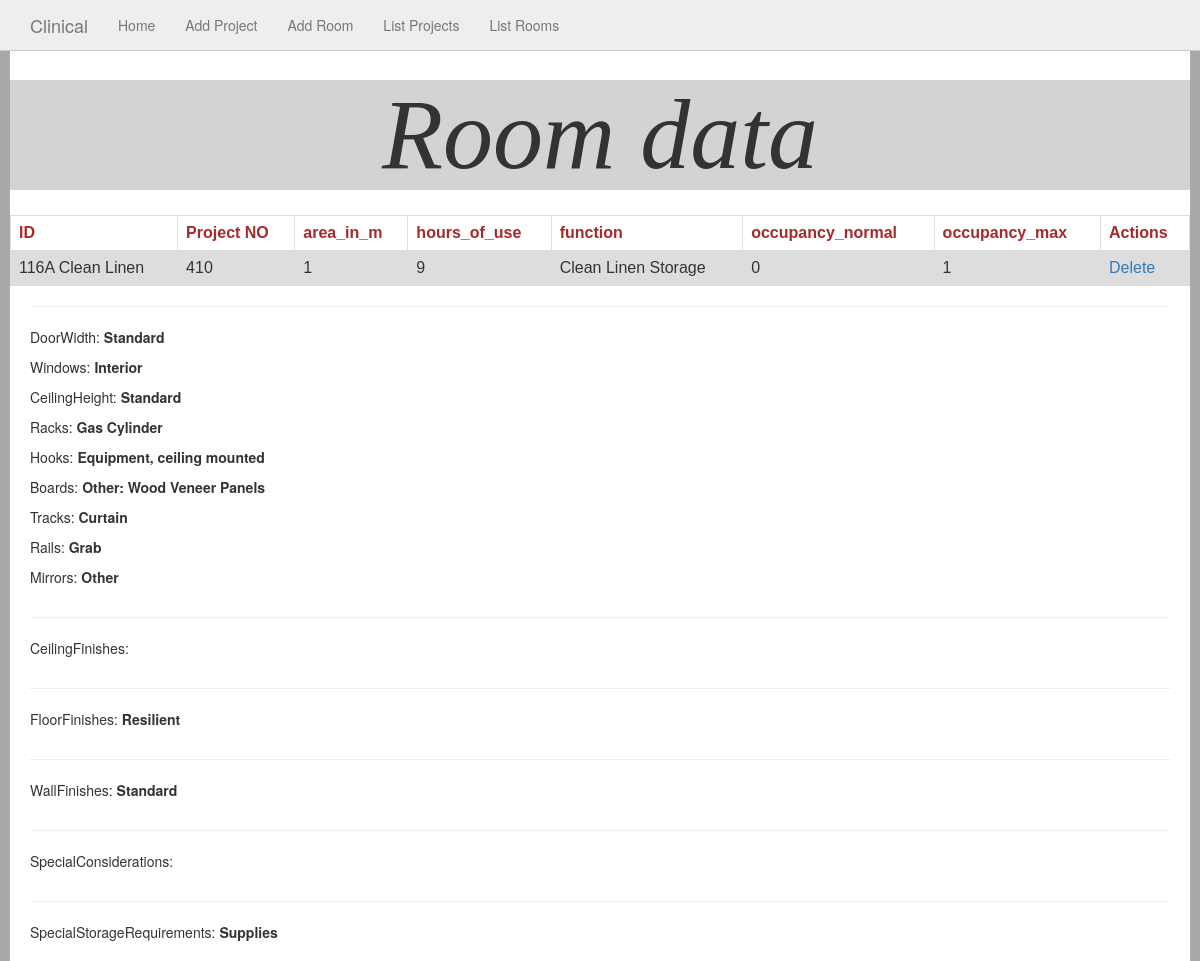
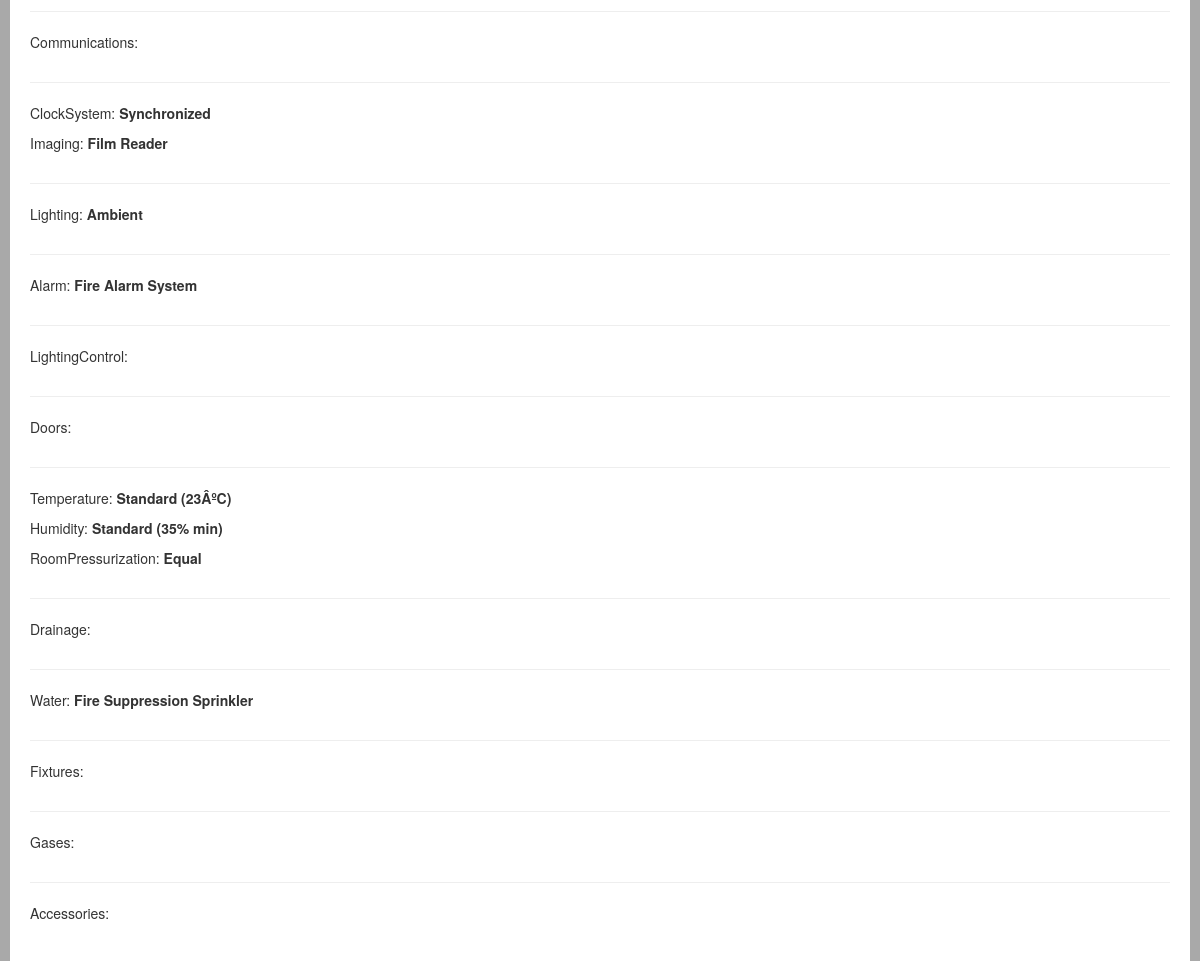
The page /view_room.php?ID=116A Clean Linen on the database its author committed (2 pictures, top to bottom).
### tables this page shows
CREATE TABLE `operational_data_room` (
  `ID` varchar(50) NOT NULL,
  `PNO` varchar(50) NOT NULL,
  `area_in_m` double NOT NULL,
  `hours_of_use` smallint(6) DEFAULT NULL,
  `days_of_use` smallint(6) DEFAULT NULL,
  `function` longtext,
  `occupancy_normal` smallint(6) DEFAULT NULL,
  `occupancy_max` smallint(6) DEFAULT NULL
);

### view_room.php (the view, shortened to what this page needs)
<?php
require 'db_conn.php';
$sql = "SELECT * FROM `operational_data_room` where ID = '" . $_GET['ID'] . "'";
$room = $conn->query($sql);
$room = $room->fetch_assoc();
$tables_columns = [
	'architecture' => [
		'DoorWidth',
		'Windows',
		'CeilingHeight',
		'Racks',
		'Hooks',
		'Boards',
		'Tracks',
		'Rails',
		'Mirrors'
	],
	'arch_ceilingfinishes' => [
		'CeilingFinishes'
	],
	'arch_floorfinishes' => [
		'FloorFinishes'
	],
	'arch_wallfinishes' => [
		'WallFinishes'
	],
	'arch_specialconsiderations' => [
		'SpecialConsiderations'
	],
	'arch_specialstoragerequirements' => [
		'SpecialStorageRequirements'
	],
	'communications' => [
		'Communications'
	],
	'electrical' => [
		'ClockSystem',
		'Imaging'
	],
	'electrical_lighting' => [
		'Lighting'
	],
	'electrical_alarm' => [
		'Alarm'
	],
	'electrical_lightingcontrol' => [
		'LightingControl'
	],
	'electrical_doors' => [
		'Doors'
	],
	'mechanical' => [
		'Temperature',
		'Humidity',
	'RoomPressurization'
	],
	'plumbing_drainage' => [
		'Drainage'
	],
	'plumbing_water' => [
		'Water'
	],
	'plumbing_fixtures' => [
		'Fixtures'
	],
	'plumbing_gases' => [
		'Gases'
	],
	'plumbing_accessories' => [
		'Accessories'
	]
];
foreach ($tables_columns as $table => $columns) {
	$sql = "SELECT " . implode(',', $columns) . " FROM `" . $table . "` WHERE `room_id` = '" . $_GET['ID'] . "'";
	$results[$table] = $conn->query($sql);
}
?>
<html>
<head>
	  <link rel="stylesheet" href="https://maxcdn.bootstrapcdn.com/bootstrap/3.3.7/css/bootstrap.min.css">
</head>
<body>
<?php require 'navbar.php'; ?>
	<h1> <em> <font face="Algerian" style="font-size:100px"> Room data </font> </em> </h1>
	<table>
		<tr>
			<th style="color: brown">ID</th>
			<th style="color: brown">Project NO</th>
			<th style="color: brown">area_in_m</th>
			<th style="color: brown">hours_of_use</th>
			<th style="color: brown">function</th>
			<th style="color: brown">occupancy_normal</th>
			<th style="color: brown">occupancy_max</th>
			<th style="color: brown">Actions</th>
		</tr>
		<?php
		echo '<tr>';
		echo '<td>' . $room['ID'] . '</td>';
		echo '<td>' . $room['PNO'] . '</td>';
		echo '<td>' . $room['area_in_m'] . '</td>';
		echo '<td>' . $room['hours_of_use'] . '</td>';
		echo '<td>' . $room['function'] . '</td>';
		echo '<td>' . $room['occupancy_normal'] . '</td>';
		echo '<td>' . $room['occupancy_max'] . '</td>';
		echo '<td><a href="delete_room.php?ID=' . $room['ID'] . '">Delete</a></td>';
		echo '</tr>';
		?>
	</table>
<div class="container">
<?php
foreach ($tables_columns as $table => $columns) {
?>
  <div class="row">
    <div class="col-xs-12">
    	<?php
    	echo '<hr>';
    	$result = $results[$table]->fetch_assoc();
    	foreach ($columns as $column) {
	    	echo '<p>' . $column . ': <strong>' . $result[$column] . '</strong></p>';
		}
		?>
    </div>
  </div>
<?php
}
?>
</div>
</body>
</html>

### view_room.php (style rules this page uses)
h1 { margin-top: 0px; text-align: center; background-color: lightgray ; }
body { border: 10px solid darkgrey; border-radius: 5px; padding-top: 70px; padding-bottom: 30px; }
table { margin-top: 25px; font-family: arial, sans-serif; border-collapse: collapse; width: 100%; }
td, th { border: 1px solid #dddddd; text-align: left; padding: 8px; }
tr:nth-child(even) { background-color: #dddddd; }

### rows shown on the page
operational_data_room: ID "116A Clean Linen", PNO "410", area_in_m "1", hours_of_use "9", function "Clean Linen Storage", occupancy_normal "0", occupancy_max "1"

### other values the page prints
$column "DoorWidth"
$result[$column] "Standard"
$column "Windows"
$result[$column] "Interior"
$column "CeilingHeight"
$column "Racks"
$result[$column] "Gas Cylinder"
$column "Hooks"
$result[$column] "Equipment, ceiling mounted"
$column "Boards"
$result[$column] "Other: Wood Veneer Panels"
$column "Tracks"
$result[$column] "Curtain"
$column "Rails"
$result[$column] "Grab"
